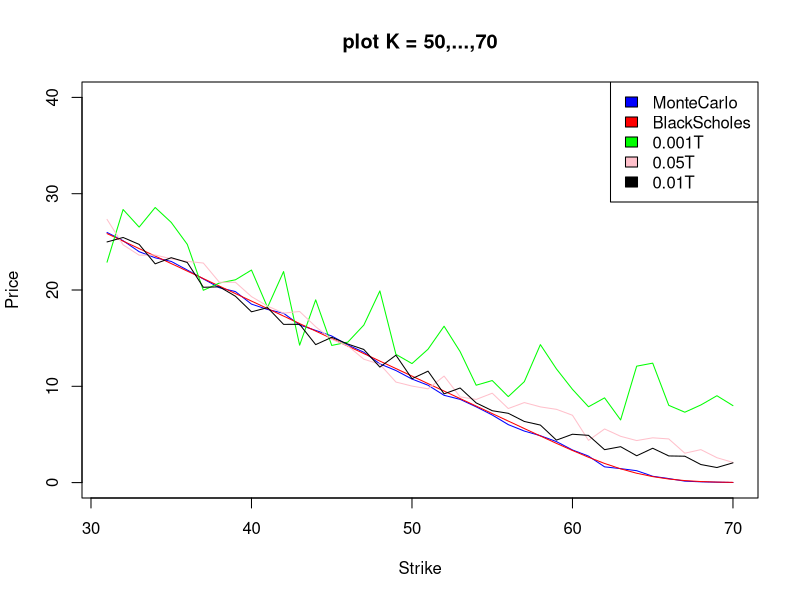

R code for this plot: (Note: a time limit stopped this script after it produced the figure.)
## ---- chunk 1
init_price <- 50
K <- 30
r<- 0.05
sigma <- 0.02
T <- 5
M <- 100
N <- 100
## ---- chunk 2
BS_V0 <- function(S_0, K, r, sigma, T){
  d1 <- (log(S_0/K) + (r + sigma^2/2)*T)/(sigma * sqrt(T)) 
  d2 <- (log(S_0/K) + (r - sigma^2/2)*T)/(sigma * sqrt(T)) 
  res <- S_0 * pnorm(d1) - K*pnorm(d2) * exp(-r * T)
  return(res)
}

deltaBS <- function(S_0, K, r, sigma, T){
  d1 <- (log(S_0/K) + (r + sigma^2/2)*T)/(sigma * sqrt(T)) 
  res <- pnorm(d1) 
  return(res)
}





MC_BSV0 <- function(S_0, K, r, sigma, T, N, M){
  payoff <- rep(0,M)
  for (i in 1:M){
    s <- S_0
    for (n in 1:N){
      s <- s + r*s*(T/N) + sigma * s * rnorm(1) * sqrt(T/N)
    }
    if (s>K){
      payoff[[i]] <- s-K
    } else{
      payoff[[i]] <- 0
    }
  }
  res <- (1 + r * (T/N))^-N * (mean(payoff))
  return (res)
}

MC_SV0 <- function(S_0, K, r, sigma_0, kappa, theta, miu, rho, lambda, T, N, M){
  payoff <- rep(0,M)
  for (i in 1:M){
    s <- S_0
    v<- sigma_0
    vols = rep(0,N)
    for (n in 1:N){
      gts = rnorm(1)
      gtv = rnorm(1)
      s <- s + r*s*(T/N) + sqrt(v) * s * gts * sqrt(T/N)
      v <- v + kappa*(theta-v)*(T/N) - v*lambda*(T/N) + miu*sqrt(v)*sqrt(T/N)*(rho*(gts) + sqrt(1-rho^2)*gtv)
      #vols[[n]] = v
    }
    #plot(c(1:N), vols,main = "vol evolution",ylab="Vols",xlab="Time",type="l")
    if (s>K){
      payoff[[i]] <- s-K
    } else{
      payoff[[i]] <- 0
    }
  }
  res <- (1 + r * (T/N))^-N * mean(payoff)
  return (res)
}

## ---- chunk 3
MC <- rep(0,40)
BS <- rep(0,40)
SV_10k <- rep(0,40)
SV_20k <- rep(0,40)
SV_30k <- rep(0,40)

for (i in 1:40){
  MC[[i]] <- MC_BSV0(init_price, K+i, r, sigma, T, M, N)
  BS[[i]] <- BS_V0(init_price, K+i, r, sigma, T)
  SV_10k[[i]] <- MC_SV0(init_price, K+i, r, sigma^2, 1, 0.1, 0.001 ,-0, 1, T, M, N)
  SV_20k[[i]] <- MC_SV0(init_price, K+i, r, sigma^2, 1 , 0.1, 0.001 ,-0, 10, T, M, N)
  SV_30k[[i]] <- MC_SV0(init_price, K+i, r, sigma^2, 1, 0.1, 0.001 ,-0, 20, T, M, N)
}

plot(c(31:70), MC, main = "plot K = 50,...,70", ylab = "Price", xlab="Strike", type = "l", col = "blue", ylim=c(0,40))
lines(31:70, BS, col = "red")
lines(31:70, SV_10k, col = "green")
lines(31:70, SV_20k, col = "pink")
lines(31:70, SV_30k, col = "black")
legend("topright",
       c("MonteCarlo","BlackScholes", "0.001T","0.05T","0.01T"),
       fill=c("blue","red", "green","pink","black"))
## ---- chunk 4
start <- Sys.time()
Ks <- c(30)
BS <- rep(0,length(Ks))
#Hes <- rep(0,length(Ks))
for(i in 1:length(Ks)){
  K = Ks[[i]]
  BS[[i]] <- MC_BSV0(init_price, K, r, sigma, T, 10000,10000)
  print(BS[[i]])
  #Hes[[i]] <-  MC_SV0(init_price, K, r, sigma^2, 1, 0.1, 0.001 ,-0, 1, T, 1000, 1000)
}
end <- Sys.time()

plot(Ks, BS, "l")
end-start
